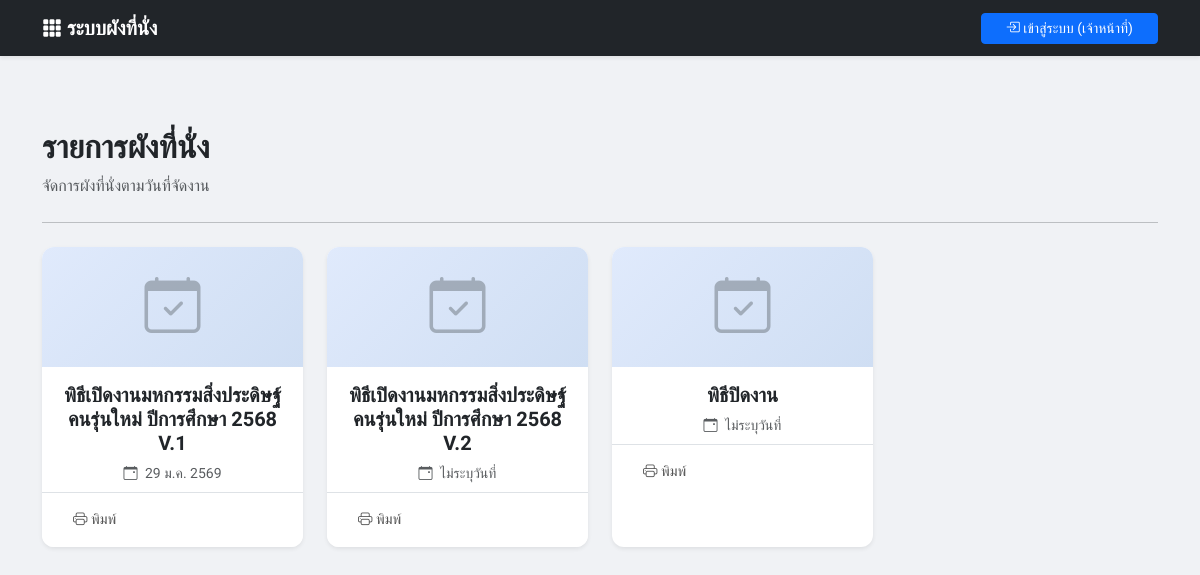
Before: / with the older database file.
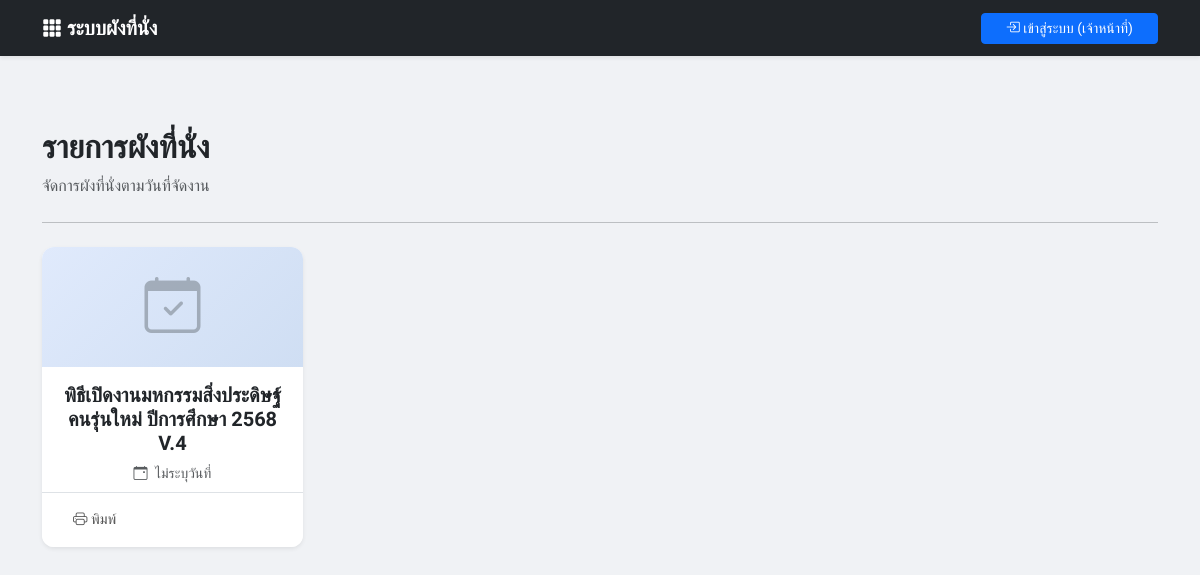
After: the same page with the newer database file.
### tables this page shows
CREATE TABLE `plans` (
  `id` int(11) NOT NULL,
  `created_by` int(11) DEFAULT NULL,
  `name` varchar(255) NOT NULL,
  `total_capacity` int(11) DEFAULT 0,
  `seats_per_row` int(11) DEFAULT 40,
  `created_at` timestamp NULL DEFAULT current_timestamp(),
  `is_active` tinyint(1) DEFAULT 1,
  `plan_date` date DEFAULT NULL,
  `is_deleted` tinyint(1) DEFAULT 0
);

### index.php (the view, shortened to what the changed rows need)
<?php
require 'db.php';
function thai_date($strDate) {
    if (!$strDate) return "ไม่ระบุวันที่";
    $strYear = date("Y",strtotime($strDate))+543;
    $strMonth= date("n",strtotime($strDate));
    $strDay= date("j",strtotime($strDate));
    $strMonthCut = Array("","ม.ค.","ก.พ.","มี.ค.","เม.ย.","พ.ค.","มิ.ย.","ก.ค.","ส.ค.","ก.ย.","ต.ค.","พ.ย.","ธ.ค.");
    $strMonthThai=$strMonthCut[$strMonth];
    return "$strDay $strMonthThai $strYear";
}
$user_id = $_SESSION['user_id'] ?? 0;
$role = $_SESSION['role'] ?? 'guest';
if ($role == 'admin') {
    $sql = "SELECT * FROM plans WHERE (is_deleted = 0 OR is_deleted IS NULL) ORDER BY plan_date DESC, id DESC";
    $params = [];
} elseif ($role == 'user') {
    $sql = "SELECT * FROM plans WHERE created_by = ? AND (is_deleted = 0 OR is_deleted IS NULL) ORDER BY plan_date DESC, id DESC";
    $params = [$user_id];
} else {
    $sql = "SELECT * FROM plans WHERE is_active = 1 AND (is_deleted = 0 OR is_deleted IS NULL) ORDER BY plan_date DESC, id DESC";
    $params = [];
}
$stmt = $pdo->prepare($sql);
$stmt->execute($params);
$plans = $stmt->fetchAll();
?>
<!DOCTYPE html>
<html lang="th">
<head>
    <link href="https://cdn.jsdelivr.net/npm/bootstrap@5.3.0/dist/css/bootstrap.min.css" rel="stylesheet">
    <link rel="stylesheet" href="https://cdn.jsdelivr.net/npm/bootstrap-icons@1.11.0/font/bootstrap-icons.css">
</head>
<body>
    <div class="container py-5">
        <div class="d-flex justify-content-between align-items-center mb-4">
            <div>
                <h2 class="fw-bold text-dark">รายการผังที่นั่ง</h2>
            </div>
        </div>
        <div class="row g-4">
            <?php if (count($plans) > 0): ?>
                <?php foreach ($plans as $plan): ?>
                <div class="col-12 col-sm-6 col-md-4 col-lg-3" id="card-plan-<?php echo $plan['id']; ?>">
                    <div class="card plan-card shadow-sm h-100">
                        <a href="interactive_map.php?id=<?php echo $plan['id']; ?>" class="text-decoration-none">
                            <div class="card-img-top-placeholder">
                                <i class="bi bi-calendar-check display-4 opacity-50"></i>
                            </div>
                            <div class="card-body text-center pt-3 pb-2">
                                <h5 class="card-title fw-bold text-dark mb-1" id="name-plan-<?php echo $plan['id']; ?>">
                                    <?php echo htmlspecialchars($plan['name']); ?>
                                </h5>
                                <p class="text-muted small mb-0 mt-2">
                                    <i class="bi bi-calendar-event me-1"></i>
                                    <?php echo thai_date($plan['plan_date']); ?>
                                </p>
                            </div>
                        </a>
                        <div class="card-footer bg-white border-top d-flex justify-content-between py-2">
                            <a href="interactive_map.php?id=<?php echo $plan['id']; ?>" class="action-btn text-decoration-none" title="พิมพ์/ส่งออก" target="_blank">
                                <i class="bi bi-printer"></i> พิมพ์
                            </a>
                        </div>
                    </div>
                </div>
                <?php endforeach; ?>
            <?php endif; ?>
        </div>
    </div>
</body>
</html>

Changed rows visible on the page:
no longer on this page (row edited): plans: name "พิธีเปิดงานมหกรรมสิ่งประดิษฐ์คนรุ่นใหม่ ปีการศึกษา 2568 V.1", plan_date "29 ม.ค. 2569"
no longer on this page (row edited): plans: name "พิธีเปิดงานมหกรรมสิ่งประดิษฐ์คนรุ่นใหม่ ปีการศึกษา 2568 V.2", plan_date "ไม่ระบุวันที่"
no longer on this page (row edited): plans: name "พิธีปิดงาน", plan_date "ไม่ระบุวันที่"
added plans: name "พิธีเปิดงานมหกรรมสิ่งประดิษฐ์คนรุ่นใหม่ ปีการศึกษา 2568 V.4", plan_date "ไม่ระบุวันที่"
